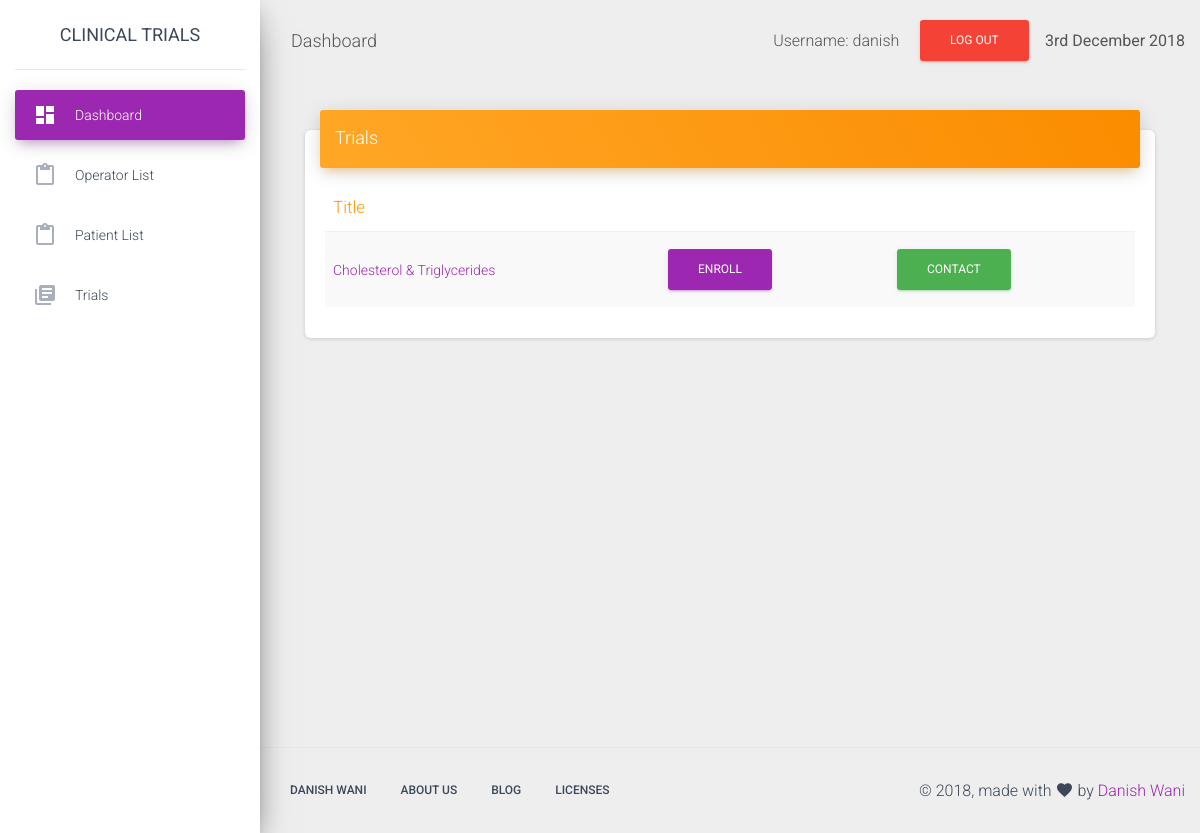
Screenshot of / (signed in) with the database file from the repository.
### trialapp/models.py (models this page shows, shortened)
class Trial(models.Model):
    title = models.CharField(max_length=100,primary_key=True)
    description = models.TextField()
    country = models.ForeignKey('Country', on_delete=models.SET_NULL, null=True)
    city = models.ForeignKey('City', on_delete=models.SET_NULL, null=True)
    creator = models.ForeignKey(User,on_delete=models.CASCADE)

### trialapp/views.py (the view)
# urls.py: path('',views.home,name='home'),
def home(request):
    trials = Trial.objects.all()
    return render(request,'trialapp/dashboardnew.html',{'trials':trials})

### trialapp/templates/trialapp/dashboardnew.html (shortened to what this page needs)
{% extends 'trialapp/base.html' %}
{% block sidebar %}
          {% if request.user.is_authenticated %}
          <li class="nav-item ">
            <a class="nav-link" href="{% url 'listOperator' %}">
              <i class="material-icons">content_paste</i>
              <p>Operator List</p>
            </a>
          </li>
          <li class="nav-item ">
            <a class="nav-link" href="">
              <i class="material-icons">content_paste</i>
              <p>Patient List</p>
            </a>
          </li>
          <li class="nav-item ">
            <a class="nav-link" href="{% url 'list_trial' %}">
              <i class="material-icons">library_books</i>
              <p>Trials</p>
            </a>
          </li>
        {% endif %}
{% endblock sidebar%}
              {% block navbar %}
              {% if request.user.is_authenticated %}
                <li class="nav-item">
                Username: {{request.user}}
              </li>
              <li class="nav-item">
                <a class="nav-link" href="{% url 'logout' %}">
                  <input type="submit" value="Log Out" class="btn btn-danger " data-toggle = "tooltip" title="Logout"> </a>
              </li>
              {% endif %}
              {% endblock navbar%}
 {% block content %}
          <div class=" col-md-12">
              <div class="card">
                <div class="card-header card-header-warning">
                  <h4 class="card-title">Trials</h4>
                </div>
                <div class="card-body table-responsive">
                  <table class="table table-striped">
                    <thead class="text-warning">
                      <th>Title</th>
                      <th> </th>
                      <th> </th>
                    </thead>
                    <tbody>
                      {% for t in trials %}
                      <form method="post">
                      <tr>
                        <td><a href="{% url 'trial_detail' title=t.title %}">{{t.title}}</a></td>
                        <td><input type="submit" value="Enroll" class="btn btn-primary" formaction="{% url 'enroll' title=t.title%}"></a></td>
					    <td><input type="submit" value="Contact" class="btn btn-success " formaction="{% url 'contact' title=t.title%}"></a></td>
                      </tr>
                      </form>
                      {% endfor %}
                    </tbody>
                  </table>
                </div>
              </div>
            </div>
  {% endblock content %}

### rows the page displays
Trial: title "Cholesterol & Triglycerides", title "Enroll", title "Contact"

### other values shown
{{ request.user }} "danish"
